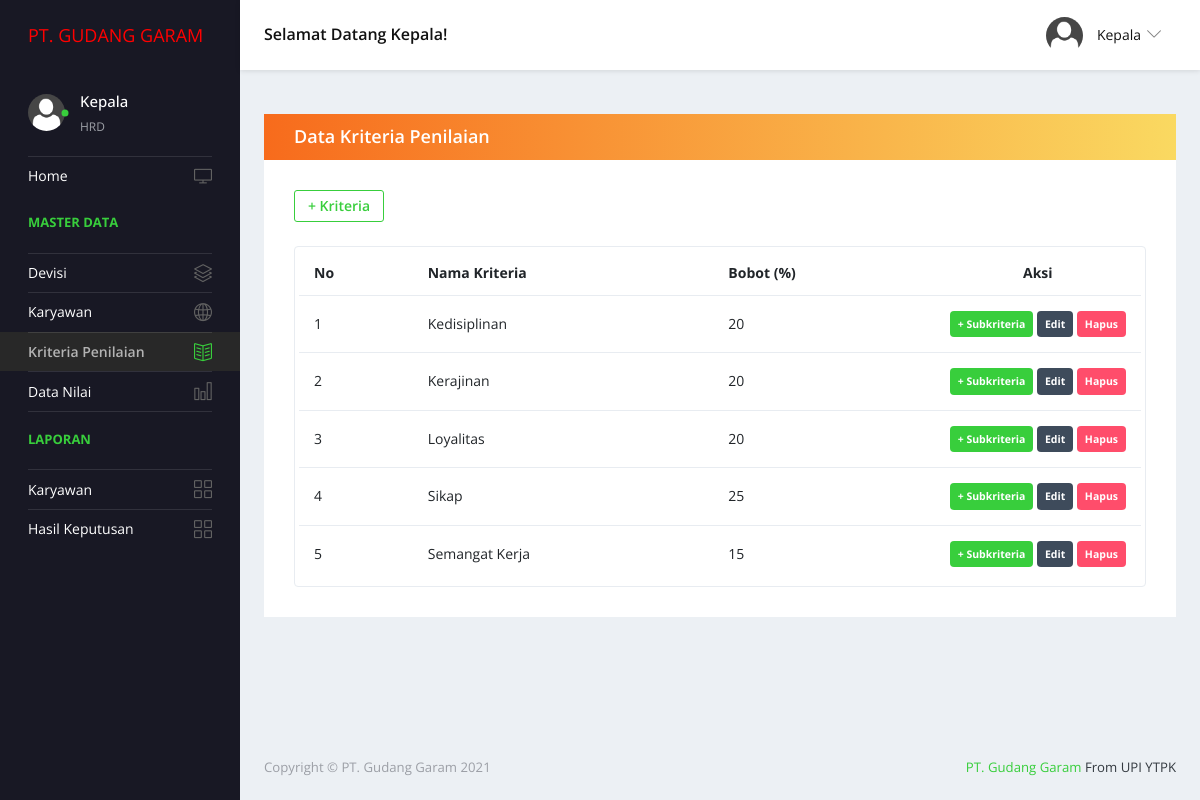
The page /data-kriteria (signed in) on the database its author committed.
### tables this page shows
CREATE TABLE `user` (
  `iduser` int(11) NOT NULL,
  `nama_user` varchar(30) NOT NULL,
  `username` varchar(30) NOT NULL,
  `password` varchar(30) NOT NULL,
  `jabatan` varchar(20) NOT NULL,
  `foto` varchar(100) NOT NULL
);

CREATE TABLE `kriteria` (
  `idkriteria` int(11) NOT NULL,
  `nama_kriteria` varchar(30) NOT NULL,
  `bobot` int(11) NOT NULL
);

### _inc/kon.php (called while the page is built, shortened)
<?php
	$dbserver="localhost";
	$user="root";
	$pass="";
	$dbname="spk_saw";
	$conn = mysqli_connect($dbserver, $user, $pass, $dbname);
	if(!empty($_SESSION['iduser'])){
		$iduser = $_SESSION['iduser'];
		$data = mysqli_query($conn, "SELECT * FROM user WHERE iduser='$iduser'");
    	$sessionlogin = mysqli_fetch_assoc($data);
    	if($sessionlogin['jabatan']=='HRD'){
    		$hak_akses='HRD';
    	}
	}else{
		$iduser = "";
	}
	$judul="PT. Gudang Garam";
	$webserver="http://".$_SERVER['HTTP_HOST']."/fikri/";
?>

### _mod/admin/kriteria/index.php (the view, shortened to what this page needs)
<div class="main-panel">
 <div class="content-wrapper">
   <div class="row quick-action-toolbar">
     <div class="col-md-12 grid-margin">
       <div class="card">
         <div class="card-header d-block d-md-flex">
           <h5 class="mb-0">Data Kriteria Penilaian</h5>
         </div>
       </div>
        <div class="card">
         <div class="card-body">
           <div class="d-sm-flex align-items-center mb-4">
             <h4 class="card-title mb-sm-0">
             <a href="add-kriteria"  class="btn btn-outline-success btn-sm">+ Kriteria</a></h4>
           </div>
           <div class="table-responsive border rounded p-1">
             <table class="table">
               <thead>
                 <tr>
                   <th class="font-weight-bold">No</th>
                   <th class="font-weight-bold">Nama Kriteria</th>
                   <th class="font-weight-bold">Bobot (%)</th>
                   <th class="font-weight-bold" style="width: 120px;text-align: center;">Aksi</th>
                 </tr>
               </thead>
               <tbody>
                 <?php
                     $no=1;
                     $kriteria = mysqli_query($conn, "SELECT * FROM kriteria");
                     while($t_kriteria = mysqli_fetch_assoc($kriteria)) {
                   ?>
                 <tr>
                   <td><?= $no++ ?></td>
                   <td><?= $t_kriteria['nama_kriteria'] ?></td>
                   <td><?= $t_kriteria['bobot'] ?></td>
                   <td align="center">
                     <a href="add-subkriteria&idkriteria=<?= $t_kriteria['idkriteria'] ?>" class="badge badge-success p-2">+ Subkriteria</a>
                     <a href="edit-kriteria&idkriteria=<?= $t_kriteria['idkriteria'] ?>" class="badge badge-dark p-2">Edit</a>
                     <a href="_mod/admin/kriteria/delete-kriteria.php?idkriteria=<?=$t_kriteria['idkriteria'] ?>" class="badge badge-danger p-2" title="Hapus" onclick="return confirm('Anda yakin ingin menghapus data ini ?')">Hapus</a>
                   </td>
                 </tr>
               <?php }?>
               </tbody>
             </table>
           </div>
         </div>
       </div>
     </div>
   </div>
 </div>

### _mod/admin.php (shortened to what this page needs)
<!DOCTYPE html>
<html lang="en">
  <head>
    <link rel="stylesheet" href="_aset/admin/vendors/simple-line-icons/css/simple-line-icons.css">
    <link rel="stylesheet" href="_aset/admin/vendors/flag-icon-css/css/flag-icon.min.css">
    <link rel="stylesheet" href="_aset/admin/vendors/css/vendor.bundle.base.css">
    <link rel="stylesheet" href="_aset/admin/vendors/daterangepicker/daterangepicker.css">
    <link rel="stylesheet" href="_aset/admin/vendors/chartist/chartist.min.css">
     <link rel="stylesheet" href="_aset/admin/vendors/select2/select2.min.css">
    <link rel="stylesheet" href="_aset/admin/vendors/select2-bootstrap-theme/select2-bootstrap.min.css">
    <link rel="stylesheet" href="_aset/admin/css/style.css">
  </head>
  <body>
    <div class="container-scroller">
      <nav class="navbar default-layout-navbar col-lg-12 col-12 p-0 fixed-top d-flex flex-row">
        <div class="navbar-brand-wrapper d-flex align-items-center">
          <a class="navbar-brand brand-logo" href="<?= $webserver ?>" style="color: red; font-size:18px">
            <b>PT. GUDANG GARAM</b>
          </a>
        </div>
        <div class="navbar-menu-wrapper d-flex align-items-center flex-grow-1">
          <h5 class="mb-0 font-weight-medium d-none d-lg-flex">Selamat Datang <?= $sessionlogin['nama_user'] ?>!</h5>
          <ul class="navbar-nav navbar-nav-right ml-auto">
            <li class="nav-item dropdown d-none d-xl-inline-flex user-dropdown">
              <a class="nav-link dropdown-toggle" id="UserDropdown" href="#" data-toggle="dropdown" aria-expanded="false">
                <img class="img-xs rounded-circle ml-2" src="_img/user/<?= $sessionlogin['foto'] ?>" alt="Profile image"> <span class="font-weight-normal"> <?= $sessionlogin['nama_user'] ?> </span></a>
            </li>
          </ul>
        </div>
      </nav>
      <div class="container-fluid page-body-wrapper">
        <?php
        include "_inc/menu-admin.php";
        include "_inc/panggil-admin.php";
        ?>
      <footer class="footer">
            <div class="d-sm-flex justify-content-center justify-content-sm-between">
              <span class="text-muted d-block text-center text-sm-left d-sm-inline-block">Copyright © <?= $judul ?> 2021</span>
              <span class="float-none float-sm-right d-block mt-1 mt-sm-0 text-center">  <a href="#"><?= $judul ?></a> From UPI YTPK</span>
            </div>
          </footer>
        </div>
      </div>
    </div>
  </body>
</html>

### _inc/menu-admin.php (shortened to what this page needs)
 <nav class="sidebar sidebar-offcanvas" id="sidebar">
  <ul class="nav">
    <li class="nav-item nav-profile">
      <a href="#" class="nav-link">
        <div class="profile-image">
          <img class="img-xs rounded-circle" src="_img/user/<?= $sessionlogin['foto'] ?>" alt="profile image">
          <div class="dot-indicator bg-success"></div>
        </div>
        <div class="text-wrapper">
          <p class="profile-name"><?= $sessionlogin['nama_user'] ?></p>
          <p class="designation"><?= $hak_akses ?></p>
        </div>
      </a>
    </li>
    <li class="nav-item">
      <a class="nav-link" href="<?= $webserver ?>">
        <span class="menu-title">Home</span>
        <i class="icon-screen-desktop menu-icon"></i>
      </a>
    </li>
    <?php if($hak_akses=='HRD'){ ?>
    <li class="nav-item nav-category"><span class="nav-link">Master Data</span></li>
    <li class="nav-item">
      <a  class="nav-link"  href="data-devisi" aria-expanded="false" aria-controls="ui-basic">
        <span class="menu-title">Devisi</span>
        <i class="icon-layers menu-icon"></i>
      </a>
    </li>
    <li class="nav-item">
      <a class="nav-link" href="data-karyawan">
        <span class="menu-title">Karyawan</span>
        <i class="icon-globe menu-icon"></i>
      </a>
    </li>
    <li class="nav-item">
      <a class="nav-link" href="data-kriteria">
        <span class="menu-title">Kriteria Penilaian</span>
        <i class="icon-book-open menu-icon"></i>
      </a>
    </li>
    <li class="nav-item">
      <a class="nav-link" href="evaluasi-penilaian">
        <span class="menu-title">Data Nilai</span>
        <i class="icon-chart menu-icon"></i>
      </a>
    </li>
    <li class="nav-item nav-category"><span class="nav-link">Laporan</span></li>
    <li class="nav-item">
      <a class="nav-link" href="laporan-karyawan">
        <span class="menu-title">Karyawan</span>
        <i class="icon-grid menu-icon"></i>
      </a>
    </li>
    <li class="nav-item">
      <a class="nav-link" href="hasil-keputusan">
        <span class="menu-title">Hasil Keputusan</span>
        <i class="icon-grid menu-icon"></i>
      </a>
    </li>
  <?php }?>
  </ul>
</nav>

### rows shown on the page
user: nama_user "Kepala", foto (placeholder picture), jabatan "HRD"
kriteria: nama_kriteria "Kedisiplinan", bobot "20"
kriteria: nama_kriteria "Kerajinan", bobot "20"
kriteria: nama_kriteria "Loyalitas", bobot "20"
kriteria: nama_kriteria "Sikap", bobot "25"
kriteria: nama_kriteria "Semangat Kerja", bobot "15"

### other values the page prints
$judul "PT. Gudang Garam"
